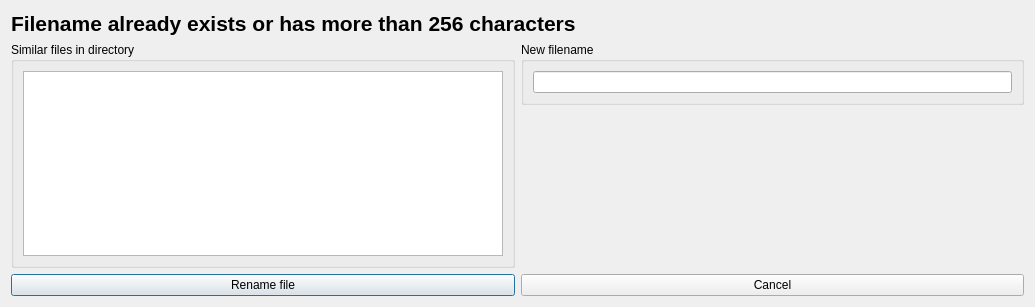
<?xml version="1.0" encoding="UTF-8"?>
<ui version="4.0">
 <class>Dialog</class>
 <widget class="QDialog" name="Dialog">
  <property name="geometry">
   <rect>
    <x>0</x>
    <y>0</y>
    <width>1035</width>
    <height>307</height>
   </rect>
  </property>
  <property name="windowTitle">
   <string>Edit filename</string>
  </property>
  <property name="windowIcon">
   <iconset>
    <normaloff>pypordb/8027068_splash.png</normaloff>pypordb/8027068_splash.png</iconset>
  </property>
  <layout class="QFormLayout" name="formLayout">
   <item row="0" column="0">
    <widget class="QLabel" name="label">
     <property name="font">
      <font>
       <pointsize>16</pointsize>
       <weight>75</weight>
       <bold>true</bold>
      </font>
     </property>
     <property name="text">
      <string>Filename already exists or has more than 256 characters</string>
     </property>
    </widget>
   </item>
   <item row="1" column="0" colspan="2">
    <layout class="QVBoxLayout" name="verticalLayout_2">
     <item>
      <layout class="QHBoxLayout" name="horizontalLayout">
       <item>
        <widget class="QGroupBox" name="groupBox">
         <property name="title">
          <string>Similar files in directory</string>
         </property>
         <layout class="QGridLayout" name="gridLayout">
          <item row="0" column="0">
           <widget class="QListWidget" name="listWidgetDateinamen"/>
          </item>
         </layout>
        </widget>
       </item>
       <item>
        <layout class="QVBoxLayout" name="verticalLayout">
         <item>
          <widget class="QGroupBox" name="groupBox_2">
           <property name="title">
            <string>New filename</string>
           </property>
           <layout class="QGridLayout" name="gridLayout_2">
            <item row="0" column="0">
             <widget class="QLineEdit" name="lineEditDateiname"/>
            </item>
           </layout>
          </widget>
         </item>
         <item>
          <widget class="QLabel" name="labelDateiname">
           <property name="text">
            <string/>
           </property>
          </widget>
         </item>
         <item>
          <spacer name="verticalSpacer">
           <property name="orientation">
            <enum>Qt::Vertical</enum>
           </property>
           <property name="sizeHint" stdset="0">
            <size>
             <width>20</width>
             <height>40</height>
            </size>
           </property>
          </spacer>
         </item>
        </layout>
       </item>
      </layout>
     </item>
     <item>
      <layout class="QHBoxLayout" name="horizontalLayout_2">
       <item>
        <widget class="QPushButton" name="pushButtonUmbenennen">
         <property name="text">
          <string>Rename file</string>
         </property>
         <property name="shortcut">
          <string>Return</string>
         </property>
         <property name="default">
          <bool>true</bool>
         </property>
         <property name="flat">
          <bool>false</bool>
         </property>
        </widget>
       </item>
       <item>
        <widget class="QPushButton" name="pushButtonCancel">
         <property name="text">
          <string>Cancel</string>
         </property>
        </widget>
       </item>
      </layout>
     </item>
    </layout>
   </item>
  </layout>
 </widget>
 <resources/>
 <connections/>
</ui>
